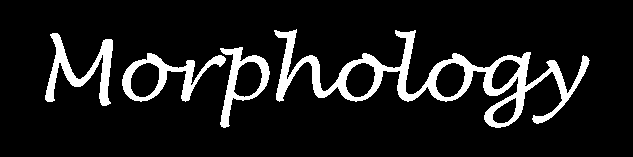
#> input picture CV/morphology.png, 633 x 157 px
$ python 7_MorphologicalOperators.py
#> lines starting #> are read from the running program, lines starting #| are printed output that depends on the picture; after the words box and inside, x2 and y2 are one past the last pixel; in counts of white or black regions, pixels touching at a corner belong together
# Modules normally used
import numpy as np
import cv2

def CreateFrame(img, krad, color):          # Frame (trick to avoid out-of-bounds access)
    height, width = img.shape

    if color == "white":
        frm = np.ones((height + krad * 2, width + krad * 2)) #1 3rd dim for grayscale
    else:
        frm = np.zeros((height + krad * 2, width + krad * 2)) #1 3rd dim for grayscale

    frm[krad:-krad, krad:-krad] = img

    return frm

def MorphologicallyOperate(img, ksize, compare_val):
    krad = int(ksize / 2)           # kernel radius
    framed = CreateFrame(img, krad, "black")

    height, width = img.shape
    fil = img.copy()

    for i in range(0, height):  # Columns loop
        for j in range(0, width):   # Rows loop
            if img[i, j] != compare_val:
                for x in range(i-krad, i+krad):
                    for y in range(j-krad, j+krad):
                        if framed[x+krad, y+krad] == compare_val:
                            fil[i, j] = compare_val

    return fil

def Erosion(img, ksize):
    return MorphologicallyOperate(img, ksize, 0)

def Dilatate(img, ksize):
    return MorphologicallyOperate(img, ksize, 255)

def main():
    img = cv2.imread("morphology.png", cv2.IMREAD_GRAYSCALE)
#> img: shape (157, 633); 10.8% white; 4 white regions, box (x1, y1, x2, y2) and area: (274, 29, 590, 128) 6346, (45, 33, 113, 106) 1621, (122, 53, 226, 102) 1536, (220, 47, 270, 128) 1224

    erosionx1 = Erosion(img, 2)
#> in CreateFrame, `frm[krad:-krad, krad:-krad] = img`: frm: shape (159, 635) float64; 10.6% white; 4 white regions, box (x1, y1, x2, y2) and area: (275, 30, 591, 129) 6346, (46, 34, 114, 107) 1621, (123, 54, 227, 103) 1536, (221, 48, 271, 129) 1224
#> after the loop in MorphologicallyOperate, `for i in range(0, height):`:
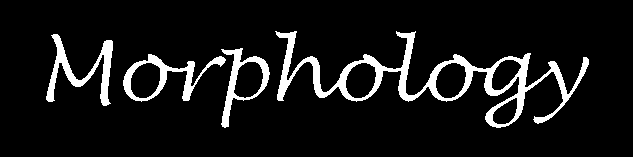
#> fil: shape (157, 633); 8.8% white; 4 white regions, box (x1, y1, x2, y2) and area: (275, 31, 589, 128) 5143, (46, 34, 113, 106) 1356, (123, 54, 226, 102) 1237, (221, 48, 270, 128) 1002
    erosionx2 = Erosion(Erosion(img, 2), 2)
#> call 3 of MorphologicallyOperate, with ksize = 2, compare_val = 0
#> in MorphologicallyOperate (call 3), `krad = int(ksize / 2)`: krad = 1
#> in CreateFrame (call 3), `frm[krad:-krad, krad:-krad] = img`: frm: shape (159, 635) float64; 8.7% white; 4 white regions, box (x1, y1, x2, y2) and area: (276, 32, 590, 129) 5143, (47, 35, 114, 107) 1356, (124, 55, 227, 103) 1237, (222, 49, 271, 129) 1002
#> after the loop in MorphologicallyOperate (call 3), `for i in range(0, height):`:
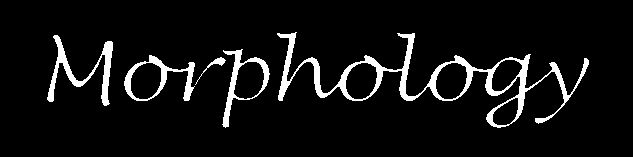
#> fil: shape (157, 633); 6.8% white; 5 white regions, box (x1, y1, x2, y2) and area: (277, 32, 589, 128) 3939, (47, 35, 113, 106) 1093, (124, 55, 195, 101) 831, (222, 49, 270, 128) 781, (195, 57, 226, 85) 108
    erosionx3 = Erosion(Erosion(Erosion(img, 2), 2), 2)
#> in CreateFrame (call 6), `frm[krad:-krad, krad:-krad] = img`: frm: shape (159, 635) float64; 6.7% white; 5 white regions, box (x1, y1, x2, y2) and area: (278, 33, 590, 129) 3939, (48, 36, 114, 107) 1093, (125, 56, 196, 102) 831, (223, 50, 271, 129) 781, (196, 58, 227, 86) 108
#> after the loop in MorphologicallyOperate (call 6), `for i in range(0, height):`:
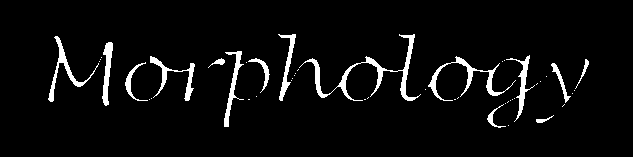
#> fil: shape (157, 633); 4.8% white; 47 white regions (32 under 20 px), largest, box (x1, y1, x2, y2) and area: (299, 34, 421, 101) 1023, (428, 56, 516, 101) 596, (48, 36, 99, 102) 465

    cv2.imshow("original", np.uint8(img))
    cv2.imshow("erosionx1", np.uint8(erosionx1))
    cv2.imshow("erosionx2", np.uint8(erosionx2))
    cv2.imshow("erosionx3", np.uint8(erosionx3))
    cv2.waitKey(0)
    cv2.destroyAllWindows()

    dilatex1 = Dilatate(img, 2)
#> after the loop in MorphologicallyOperate (call 7), `for i in range(0, height):`:
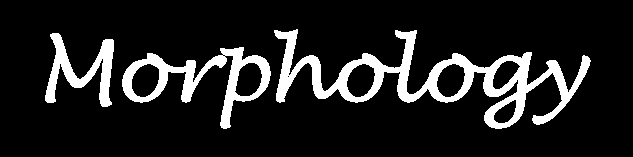
#> fil: shape (157, 633); 12.8% white; 3 white regions, box (x1, y1, x2, y2) and area: (274, 29, 591, 129) 7543, (122, 47, 271, 129) 3281, (45, 33, 114, 107) 1888
    dilatex2 = Dilatate(Dilatate(img, 2), 2)
#> in CreateFrame (call 9), `frm[krad:-krad, krad:-krad] = img`: frm: shape (159, 635) float64; 12.6% white; 3 white regions, box (x1, y1, x2, y2) and area: (275, 30, 592, 130) 7543, (123, 48, 272, 130) 3281, (46, 34, 115, 108) 1888
#> after the loop in MorphologicallyOperate (call 9), `for i in range(0, height):`:
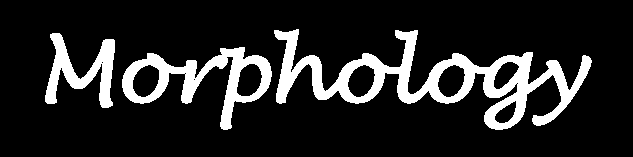
#> fil: shape (157, 633); 14.8% white; 3 white regions, box (x1, y1, x2, y2) and area: (274, 29, 592, 130) 8719, (122, 47, 272, 130) 3788, (45, 33, 115, 108) 2154
    dilatex3 = Dilatate(Dilatate(Dilatate(img, 2), 2), 2)
#> in CreateFrame (call 12), `frm[krad:-krad, krad:-krad] = img`:
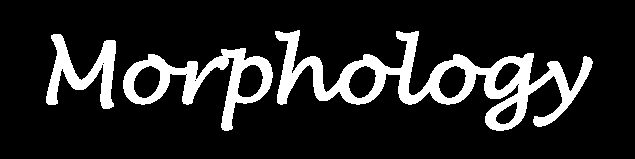
#> frm: shape (159, 635) float64; 14.5% white; 3 white regions, box (x1, y1, x2, y2) and area: (275, 30, 593, 131) 8719, (123, 48, 273, 131) 3788, (46, 34, 116, 109) 2154
#> after the loop in MorphologicallyOperate (call 12), `for i in range(0, height):`:
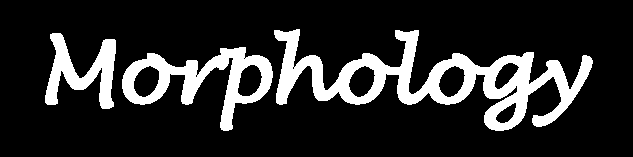
#> fil: shape (157, 633); 16.7% white; 3 white regions, box (x1, y1, x2, y2) and area: (274, 29, 593, 131) 9866, (122, 47, 273, 131) 4282, (45, 33, 116, 109) 2415

    cv2.imshow("original", np.uint8(img))
    cv2.imshow("dilatex1", np.uint8(dilatex1))
    cv2.imshow("dilatex2", np.uint8(dilatex2))
    cv2.imshow("dilatex3", np.uint8(dilatex3))
    cv2.waitKey(0)
    cv2.destroyAllWindows()

main()
